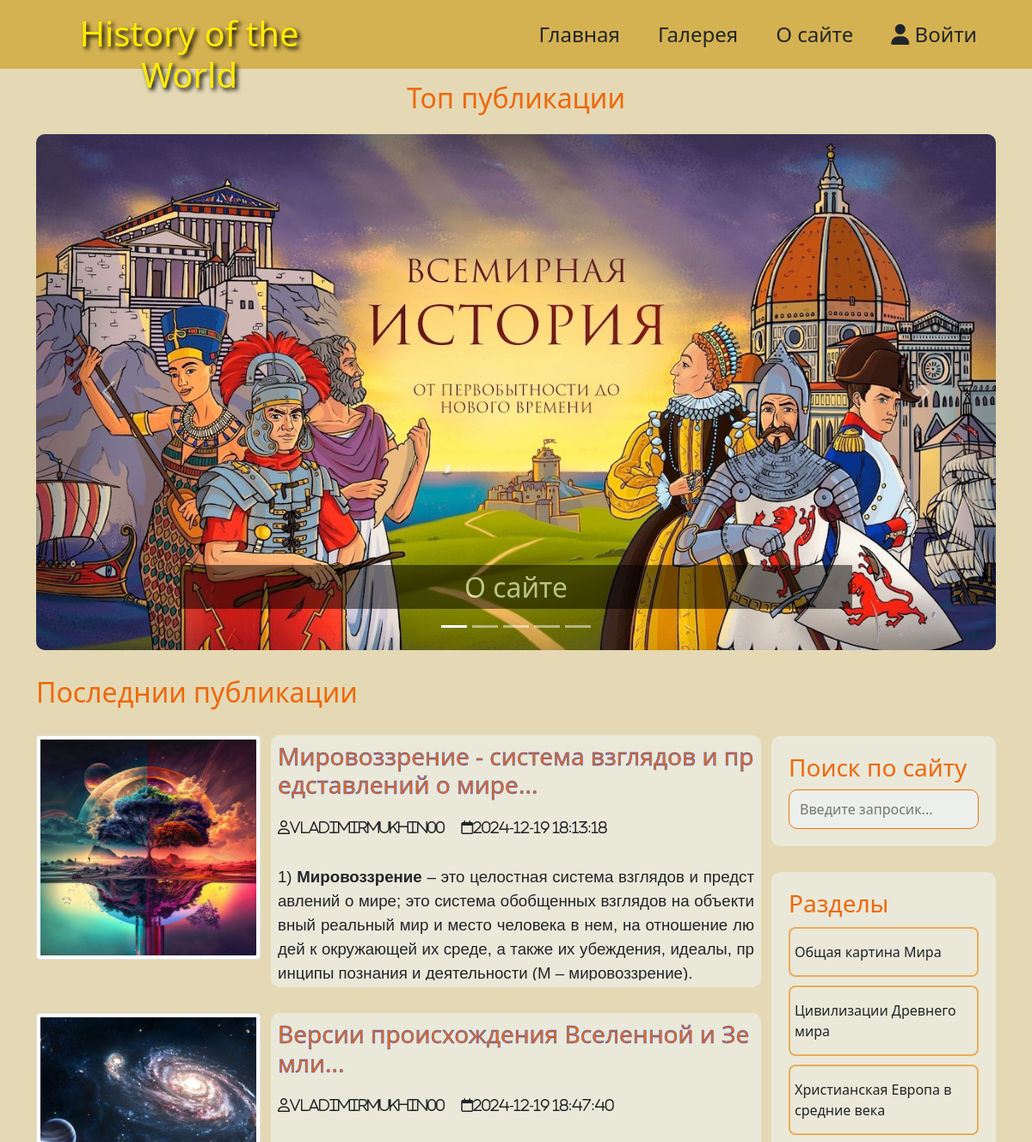
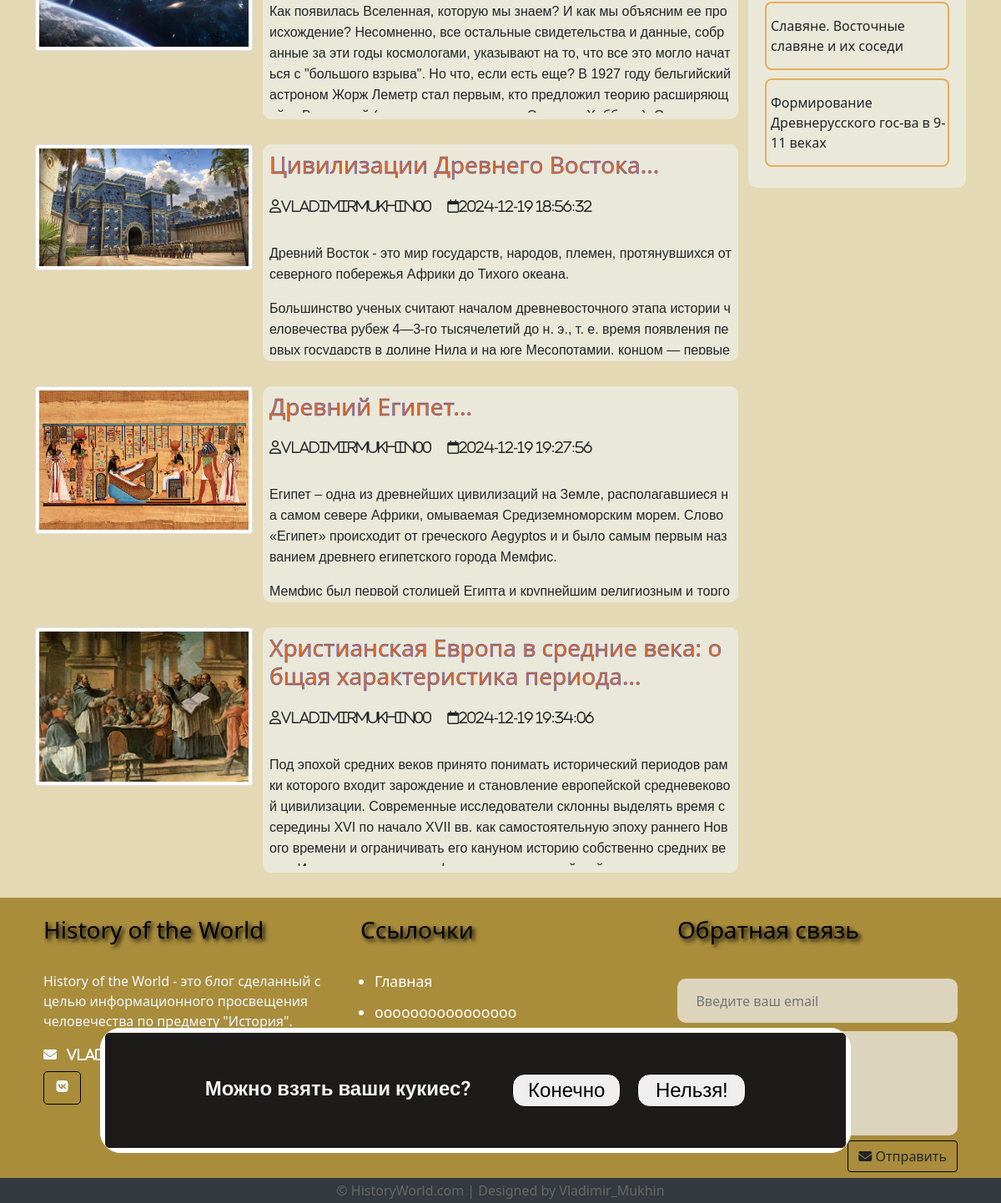
The page / on the database its author committed (2 pictures, top to bottom).
### tables this page shows
CREATE TABLE `posts` (
  `id` int NOT NULL,
  `id_user` int NOT NULL,
  `title` varchar(255) NOT NULL,
  `img` varchar(255) NOT NULL,
  `content` text NOT NULL,
  `status` tinyint NOT NULL,
  `id_category` int DEFAULT NULL,
  `created_date` datetime NOT NULL DEFAULT CURRENT_TIMESTAMP
);

CREATE TABLE `users` (
  `id` int NOT NULL,
  `admin` tinyint NOT NULL,
  `username` varchar(255) NOT NULL,
  `email` varchar(255) NOT NULL,
  `password` varchar(255) NOT NULL,
  `created` timestamp NOT NULL DEFAULT CURRENT_TIMESTAMP
);

CREATE TABLE `categories` (
  `id` int NOT NULL,
  `name` varchar(121) NOT NULL,
  `description` text NOT NULL
);

### app/database/db.php (called while the page is built, shortened)
<?php
require('connect.php');
function dbCheckError($query){
    $errInfo = $query->errorInfo();
    return true;
}
function selectAll($table, $params = []){
    global $pdo;
    $sql = "SELECT * FROM $table";
    $query = $pdo->prepare($sql);
    $query->execute();
    return $query->fetchAll();
}
function selectAllFromPostsWithUsersOnIndex($table1, $table2){
    global $pdo;
    $sql = "SELECT p.*, u.username FROM $table1 AS p JOIN $table2 AS u ON p.id_user = u.id WHERE p.status=1";
    $query = $pdo->prepare($sql);
    $query->execute();
    return $query->fetchAll();
}

### app/controllers/categories.php (called while the page is built, shortened)
<?php
include SITE_ROOT . "/app/database/db.php";
$categories = selectAll('categories');

### index.php (the view, shortened to what this page needs)
<!doctype html>
<html lang="ru">
  <head>
    <link href="https://cdn.jsdelivr.net/npm/bootstrap@5.0.1/dist/css/bootstrap.min.css" rel="stylesheet">
    <link rel="stylesheet" href="assets/css/style.css">
  </head>
  <body>
    <div class="cookie-block">
    <p>Можно взять ваши кукиес?</p>
    <button class="ok">Конечно</button>
    <button class="no">Нельзя!</button>
    </div>
    <?php
    include("app/include/header.php");
    $posts = selectAllFromPostsWithUsersOnIndex('posts', 'users');
    ?>
    <div class="container">
      <div class="row">
        <h2 class="slider-title">Топ публикации</h2>
      </div>
      <div id="carouselExampleCaptions" class="carousel slide">
        <div class="carousel-indicators">
          <button type="button" data-bs-target="#carouselExampleCaptions" data-bs-slide-to="0" class="active" aria-current="true" aria-label="Slide 1"></button>
          <button type="button" data-bs-target="#carouselExampleCaptions" data-bs-slide-to="1" aria-label="Slide 2"></button>
          <button type="button" data-bs-target="#carouselExampleCaptions" data-bs-slide-to="2" aria-label="Slide 3"></button>
          <button type="button" data-bs-target="#carouselExampleCaptions" data-bs-slide-to="3" aria-label="Slide 4"></button>
          <button type="button" data-bs-target="#carouselExampleCaptions" data-bs-slide-to="4" aria-label="Slide 5"></button>
        </div>
        <div class="carousel-inner">
          <div class="carousel-item active">
            <img src="assets/images/image1.jpg" class="d-block w-100" alt="...">
            <div class="carousel-caption d-none d-md-block">
              <h5><a href="about.php">О сайте</a></h5>
            </div>
          </div>
        </div>
        <button class="carousel-control-prev" type="button" data-bs-target="#carouselExampleCaptions" data-bs-slide="prev">
          <span class="carousel-control-prev-icon" aria-hidden="true"></span>
        </button>
        <button class="carousel-control-next" type="button" data-bs-target="#carouselExampleCaptions" data-bs-slide="next">
          <span class="carousel-control-next-icon" aria-hidden="true"></span>
        </button>
      </div>
    </div>
    <div class="container">
      <div class="content row">
        <div class="main-content col-md-9 col-12">
          <h2>Последнии публикации</h2>
          <?php foreach($posts as $post): ?>
          <div class="post row">
            <div class="img col-12 col-md-4">
              <img src="<?=BASE_URL . 'assets/images/posts/' . $post['img'] ?>" alt="<?=$post['title'];?>" class="img-thumbnail">
            </div>
            <div class="post_text col-12 col-md-8">
                <h3>
                    <a href="<?=BASE_URL . 'single.php?post=' . $post['id']; ?>"><?=substr($post['title'], 0, 120) . '...' ?></a>
                </h3>
                <i class="far fa-user"><?=$post['username'] ?></i>
                <i class="far fa-calendar"><?=$post['created_date'] ?></i>
                <div class="previem-text">
                <p class="previem-text">
                  <?=$post['content']?>
                </p>
                </div>
            </div>
          </div>
          <?php endforeach; ?>
        </div>
        <?php
        include("app/include/sitebar.php");
        ?>
      </div>
    </div>
    <?php
    include("app/include/footer.php");
    ?>
  </body>
</html>

### app/include/sitebar.php (shortened to what this page needs)
<div class="sidebar col-md-3 col-12">
  <div class="section search">
    <h3>Поиск по сайту</h3>
    <form action="<?= BASE_URL . 'search.php'?>" method="post">
      <input type="text" name="search-term" class="text-input" placeholder="Введите запросик...">
    </form>
  </div>
  <div class="section topics">
    <h3>Разделы</h3>
    <ul>
      <?php foreach($categories as $key => $category): ?>
      <li><a href="<?=BASE_URL . 'category.php?id=' . $category['id']; ?>"><?=$category['name']; ?></a></li>
      <?php endforeach; ?>
    </ul>
  </div>
</div>

### assets/css/style.css (style rules this page uses)
* { font-family: "Carlito", sans-serif, ; }
h1, h2, h3, h4, h5, h6 { color:rgb(237, 104, 9); }
body { background:rgb(228, 217, 180); }
a { text-decoration: none; color: inherit; }
input { padding: 10px 12px; display: block; width: 100%; border-radius: 10px; border: 1px solid rgb(248, 114, 5); line-height: 1.5rem; color: black; background: rgba(240, 248, 255, 0.514); }
.slider-title { text-align: center; padding: 15px 0; }
.carousel { height: 600px; }
.carousel-inner, .carousel-item { height: 600px; border-radius: 10px; }
.carousel-caption h5 { font-size: 2rem; font-weight: 500; background: black; max-width: 100%; padding: 0.2em; opacity: 0.5; }
.carousel-caption h5 { color: azure; text-decoration: none; font-weight: 500; }
.main-content h2 { margin: 30px 0; }
.main-content .post { margin-bottom: 30px; }
.main-content .post_text { background: rgba(240, 248, 255, 0.47); padding: 8px; border-radius: 10px; }
.main-content .post_text { word-break: break-all; }
.main-content .post_text h3 { margin-bottom: 20px; word-break: break-all; }
.main-content .post_text h3 a { -webkit-text-stroke: 0.4px rgb(0, 64, 255); }
.main-content .post_text i { margin: 0px 15px 20px 0px; }
.img-thumbnail { background-repeat: no-repeat; width: 100%; }
div.previem-text { height: 150px; overflow: hidden; }
.search { margin-top: 100px; }
.sidebar .section { background: rgba(240, 248, 255, 0.47); border-radius: 10px; padding: 20px; margin-bottom: 30px; }
.sidebar .topics ul { margin: 0px; padding: 0px; list-style-type: none; }
.sidebar .topics ul li { margin: 10px 0px 5px 0px; }
.sidebar .topics ul li a { display: block; padding: 15px 0px 15px 0px; border: 2px solid rgba(229, 132, 4, 0.58); border-radius: 8px; text-decoration: none; font-weight: 400; font-size: 1em; padding-left: 5px; }
.cookie-block { position: fixed; bottom: 30px; left: 10%; z-index: 99; width: 75%; height: 150px; border-radius: 25px; overflow: hidden; margin: 30px auto; display: flex; align-items: center; justify-content: center; font-size: 24px; font-family: 'Roboto', sans-serif; }
.cookie-block::before { content: ''; position: absolute; z-index: -2; left: -50%; top: -50%; width: 200%; height: 200%; background-color: #f1f4f6; background-repeat: no-repeat; background-size: 50% 50%, 50% 50%; background-position: 0 0, 100% 0, 100% 100%, 0 100%; background-image: linear-gradient(white, white), linear-gradient(white, white), linear-gradient(white, white), linear-gradient(white, white); animation: anim-ramka-5 10s linear infinite; }
.cookie-block::after { content: ''; position: absolute; z-index: -1; left: 6px; top: 6px; width: calc(100% - 12px); height: calc(100% - 12px); background: rgb(29, 27, 25); border-radius: 5px; }
.cookie-block p { margin: 0; height: 39.6px; font-weight: 550; color: #f1f4f6; }
.cookie-block button { border-radius: 15px; border: 1px solid black; width: 130px; margin-left: 20px; }
.cookie-block button.ok { margin-left: 50px; }

### rows shown on the page
posts: img (picture), title "Мировоззрение - система взглядов и представлений о мире", id_user.username "VladimirMukhin00", created_date "2024-12-19 18:13:18", content "1) Мировоззрение – это целостная система взглядов и представлений о мире; это система обобщенных взглядов на объективный реальный мир и место человека в нем, на отношение людей к окружающей их среде, а также их убеждения, идеалы, принципы познания и деятельности (М – мировоззрение)."
posts: img (picture), title "Версии происхождения Вселенной и Земли", id_user.username "VladimirMukhin00", created_date "2024-12-19 18:47:40", content "Как появилась Вселенная, которую мы знаем? И как мы объясним ее происхождение? Несомненно, все остальные свидетельства и данные, собранные за эти годы космологами, указывают на то, что все это могло начаться с \"большого взрыва\". Но что, если есть еще? В 1927 году бельгийский астроном Жорж Леметр стал первым, кто предложил теорию…"
posts: img (picture), title "Цивилизации Древнего Востока", id_user.username "VladimirMukhin00", created_date "2024-12-19 18:56:32", content "Древний Восток - это мир государств, народов, племен, протянувшихся от северного побережья Африки до Тихого океана. Большинство ученых считают началом древневосточного этапа истории человечества рубеж 4—3-го тысячелетий до н. э., т. е. время появления первых государств в долине Нила и на юге Месопотамии, концом — первые…"
posts: img (picture), title "Древний Египет", id_user.username "VladimirMukhin00", created_date "2024-12-19 19:27:56", content "Египет – одна из древнейших цивилизаций на Земле, располагавшиеся на самом севере Африки, омываемая Средиземноморским морем. Слово «Египет» происходит от греческого Aegyptos и и было самым первым названием древнего египетского города Мемфис. Мемфис был первой столицей Египта и крупнейшим религиозным и…"
posts: img (picture), title "Христианская Европа в средние века: общая характеристика периода", id_user.username "VladimirMukhin00", created_date "2024-12-19 19:34:06", content "Под эпохой средних веков принято понимать исторический периодов рамки ко­торого входит зарождение и становление европейской сред­невековой цивилизации. Современные исследователи склонны выделять время с середины XVI по начало XVII вв. как самостоятельную эпоху раннего Нового времени и ограни­чивать его кануном историю собственно средних…"
categories: name "Общая картина Мира"
categories: name "Цивилизации Древнего мира"
categories: name "Христианская Европа в средние века"
categories: name "Славяне. Восточные славяне и их соседи"
categories: name "Формирование Древнерусского гос-ва в 9-11 веках"
